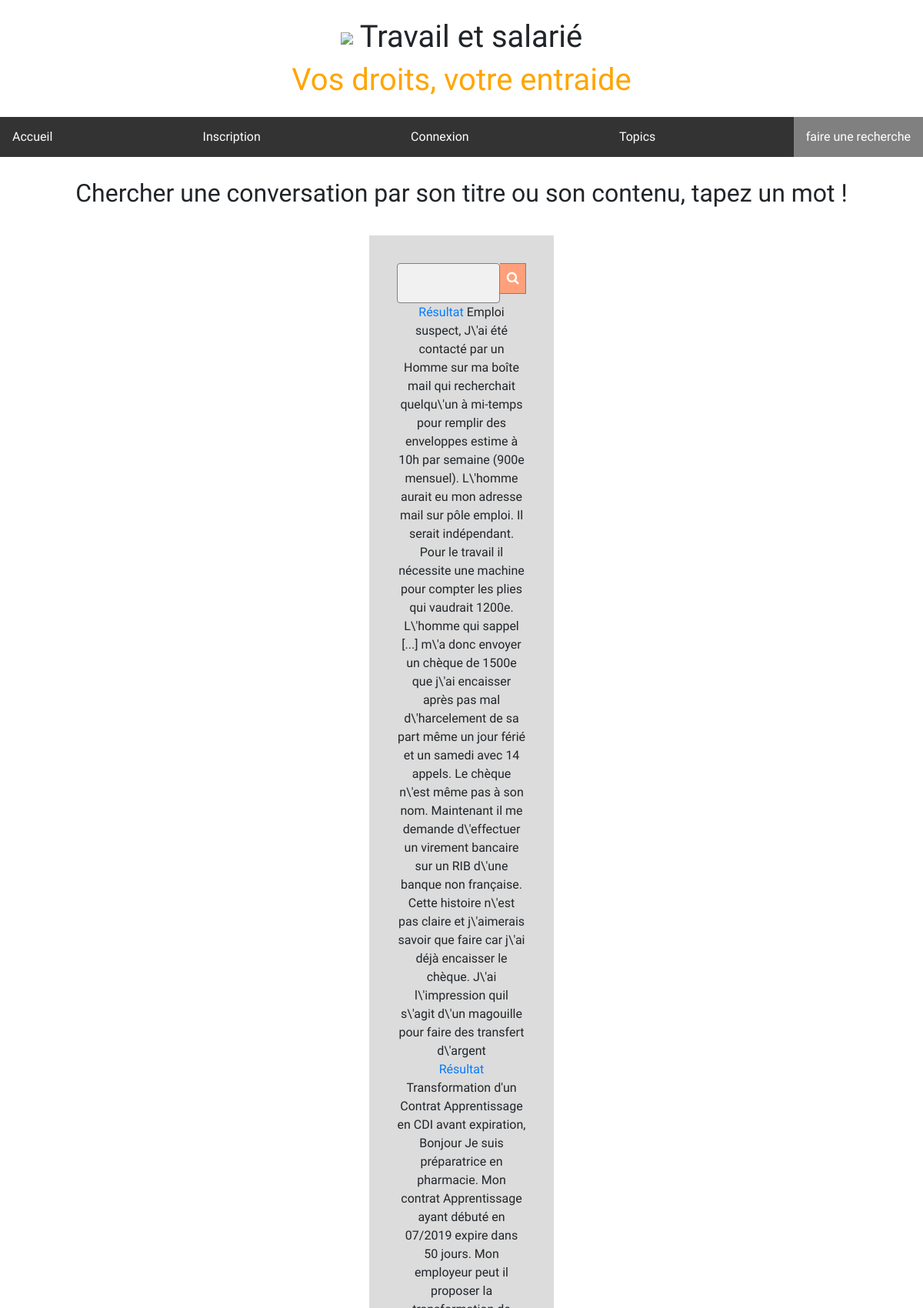
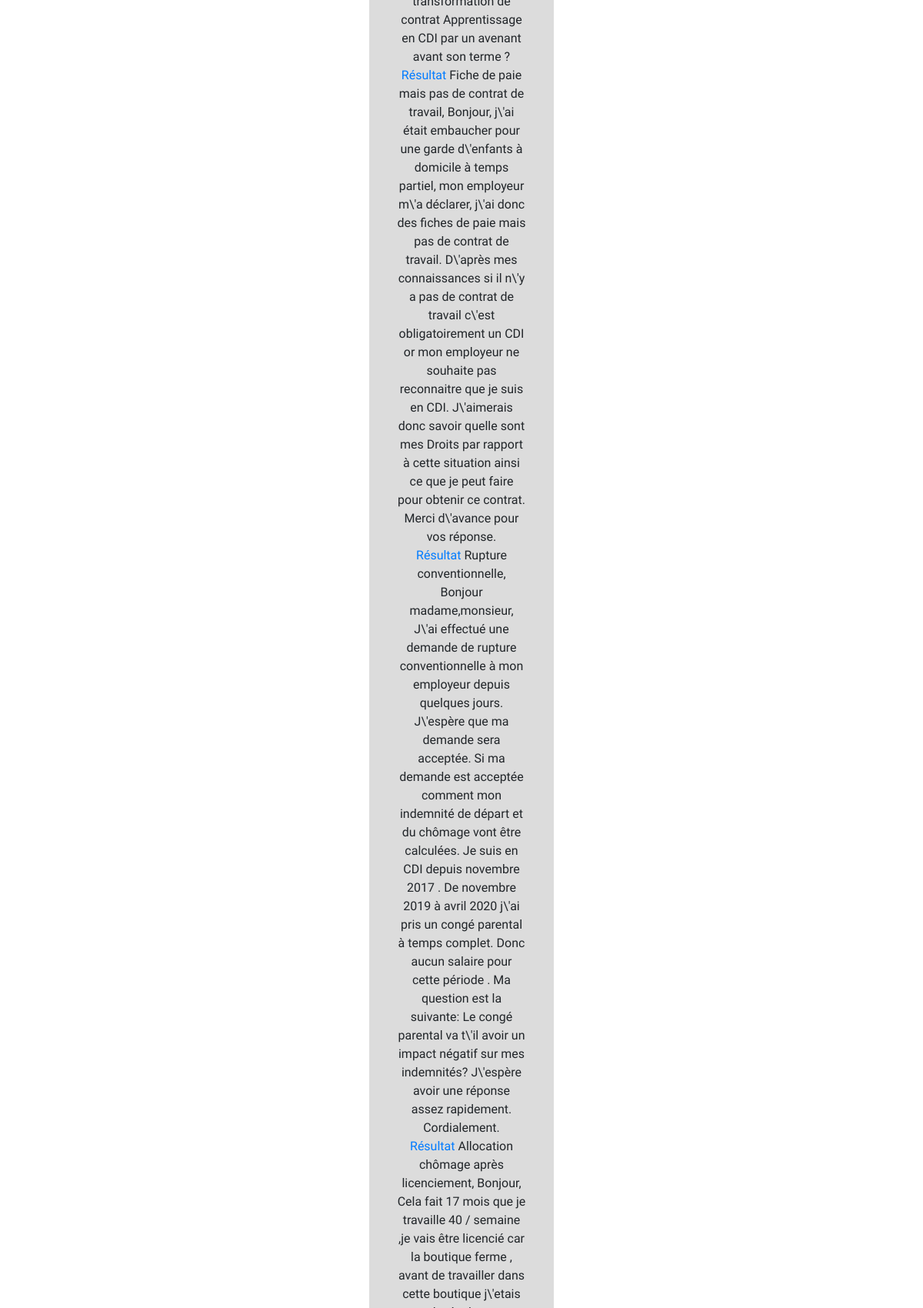
Page /recherche.php (upper part) on the committed database (2 pictures, top to bottom).
### tables this page shows
CREATE TABLE `conversations` (
  `id` int(11) NOT NULL,
  `titre` varchar(255) NOT NULL,
  `conversation` text NOT NULL,
  `id_topic` int(11) NOT NULL,
  `id_utilisateur` int(11) NOT NULL
);

### recherche.php (the view, shortened to what this page needs)
<?php
include("includes/header.php");
?>
<html>
<body>
<center>
<h2>Chercher une conversation par son titre ou son contenu, tapez un mot !</h2>
<div class="recherche">
   <form method="POST" action="">
    <input type="text" name="recherche">
   <button type="submit"><i class="fa fa-search" name="submit"></i></button>
   </form>
   <?php
$db_server = 'localhost';
$db_name = 'forum';
$db_user_login = 'root';
$db_user_pass = '';
$conn = mysqli_connect($db_server, $db_user_login, $db_user_pass, $db_name);
$recherche = isset($_POST['recherche']) ? $_POST['recherche'] : '';
$q = $conn->query("SELECT * FROM conversations
    WHERE titre LIKE '%$recherche%'
    OR conversation LIKE '%$recherche%'
    LIMIT 10");
while ($r = mysqli_fetch_array($q))
{
    echo '<a href=conversations.php?id=' . $r['id'] . '>Résultat <a/>' . $r['titre'] . ', ' . $r['conversation'] . ' <br />'
;
}
?>
</center>
<?php include ('includes/footer.php') ?>
</body>
</html>

### css/style.css (style rules this page uses)
body { background-color: #F5F5F4; font-family: 'Barlow', sans-serif; font-family: 'Asap', sans-serif; margin: auto; padding: auto; min-height: 100%; margin: 0; padding: 0; }
html { height: 100%; }
h2 { text-align: center; padding: 1%; }
.recherche { width: 20%; padding: 3%; padding-bottom: 6%; margin: 2%; background-color: gainsboro; }
.recherche input[type=text] { padding: 10px; font-size: 20px; border: 1px solid grey; float: left; width: 80%; background: #f1f1f1; }
.recherche button { float: left; width: 20%; padding: 6px; background: lightsalmon; color: white; font-size: 17px; border: 1px solid grey; border-left: none; cursor: pointer; }
.fa { padding: 2%; }
* { font-family: 'Asap', sans-serif; }

### css/form.css (style rules this page uses)
* { box-sizing: border-box; }
input[type=text], select, textarea { width: 100%; padding: 12px; border: 1px solid #ccc; border-radius: 4px; resize: vertical; }

### rows in the picture
conversations: titre "Emploi suspect", conversation "J\\'ai été contacté par un Homme sur ma boîte mail qui recherchait quelqu\\'un à mi-temps pour remplir des enveloppes estime à 10h par semaine (900e mensuel). L\\'homme aurait eu mon adresse mail sur pôle emploi. Il serait indépendant. Pour le travail il nécessite une machine pour compter les plies qui vaudrait 1200e. L\\'homme qui sappel [...] m\\'a donc envoyer un chèque de 1500e que j\\'ai encaisser après pas mal d\\'harcelement de sa part même un jour férié et un samedi avec 14 appels. Le chèque n\\'est même pas à son nom. Maintenant il me demande d\\'effectuer un virement bancaire sur un RIB d\\'une banque non française. Cette histoire n\\'est pas claire et j\\'aimerais savoir que faire car j\\'ai…"
conversations: titre "Transformation d'un Contrat Apprentissage en CDI avant expiration", conversation "Bonjour Je suis préparatrice en pharmacie. Mon contrat Apprentissage ayant débuté en 07/2019 expire dans 50 jours. Mon employeur peut il proposer la transformation de contrat Apprentissage en CDI par un avenant avant son terme ?"
conversations: titre "Fiche de paie mais pas de contrat de travail", conversation "Bonjour, j\\'ai était embaucher pour une garde d\\'enfants à domicile à temps partiel, mon employeur m\\'a déclarer, j\\'ai donc des fiches de paie mais pas de contrat de travail. D\\'après mes connaissances si il n\\'y a pas de contrat de travail c\\'est obligatoirement un CDI or mon employeur ne souhaite pas reconnaitre que je suis en CDI. J\\'aimerais donc savoir quelle sont mes Droits par rapport à cette situation ainsi ce que je peut faire pour obtenir ce contrat. Merci d\\'avance pour vos réponse."
conversations: titre "Rupture conventionnelle", conversation "Bonjour madame,monsieur, J\\'ai effectué une demande de rupture conventionnelle à mon employeur depuis quelques jours. J\\'espère que ma demande sera acceptée. Si ma demande est acceptée comment mon indemnité de départ et du chômage vont être calculées. Je suis en CDI depuis novembre 2017 . De novembre 2019 à avril 2020 j\\'ai pris un congé parental à temps complet. Donc aucun salaire pour cette période . Ma question est la suivante: Le congé parental va t\\'il avoir un impact négatif sur mes indemnités? J\\'espère avoir une réponse assez rapidement. Cordialement."
conversations: titre "Allocation chômage après licenciement"
